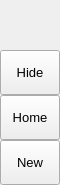
        <widget class="QFrame" name="leftMenuBg">
         <property name="minimumSize">
          <size>
           <width>60</width>
           <height>0</height>
          </size>
         </property>
         <property name="maximumSize">
          <size>
           <width>60</width>
           <height>16777215</height>
          </size>
         </property>
         <property name="frameShape">
          <enum>QFrame::NoFrame</enum>
         </property>
         <property name="frameShadow">
          <enum>QFrame::Raised</enum>
         </property>
         <layout class="QVBoxLayout" name="verticalLayout_3">
          <property name="spacing">
           <number>0</number>
          </property>
          <property name="leftMargin">
           <number>0</number>
          </property>
          <property name="topMargin">
           <number>0</number>
          </property>
          <property name="rightMargin">
           <number>0</number>
          </property>
          <property name="bottomMargin">
           <number>0</number>
          </property>
          <item>
           <widget class="QFrame" name="topLogoInfo">
            <property name="minimumSize">
             <size>
              <width>0</width>
              <height>50</height>
             </size>
            </property>
            <property name="maximumSize">
             <size>
              <width>16777215</width>
              <height>50</height>
             </size>
            </property>
            <property name="frameShape">
             <enum>QFrame::NoFrame</enum>
            </property>
            <property name="frameShadow">
             <enum>QFrame::Raised</enum>
            </property>
            <widget class="QFrame" name="topLogo">
             <property name="geometry">
              <rect>
               <x>10</x>
               <y>5</y>
               <width>42</width>
               <height>42</height>
              </rect>
             </property>
             <property name="minimumSize">
              <size>
               <width>42</width>
               <height>42</height>
              </size>
             </property>
             <property name="maximumSize">
              <size>
               <width>42</width>
               <height>42</height>
              </size>
             </property>
             <property name="frameShape">
              <enum>QFrame::NoFrame</enum>
             </property>
             <property name="frameShadow">
              <enum>QFrame::Raised</enum>
             </property>
            </widget>
            <widget class="QLabel" name="titleLeftApp">
             <property name="geometry">
              <rect>
               <x>70</x>
               <y>8</y>
               <width>160</width>
               <height>20</height>
              </rect>
             </property>
             <property name="font">
              <font>
               <family>Segoe UI Semibold</family>
               <pointsize>12</pointsize>
               <italic>false</italic>
               <bold>false</bold>
              </font>
             </property>
             <property name="text">
              <string>PyDracula</string>
             </property>
             <property name="alignment">
              <set>Qt::AlignLeading|Qt::AlignLeft|Qt::AlignTop</set>
             </property>
            </widget>
            <widget class="QLabel" name="titleLeftDescription">
             <property name="geometry">
              <rect>
               <x>70</x>
               <y>27</y>
               <width>160</width>
               <height>16</height>
              </rect>
             </property>
             <property name="maximumSize">
              <size>
               <width>16777215</width>
               <height>16</height>
              </size>
             </property>
             <property name="font">
              <font>
               <family>Segoe UI</family>
               <pointsize>8</pointsize>
               <italic>false</italic>
               <bold>false</bold>
              </font>
             </property>
             <property name="text">
              <string>Modern GUI / Flat Style</string>
             </property>
             <property name="alignment">
              <set>Qt::AlignLeading|Qt::AlignLeft|Qt::AlignTop</set>
             </property>
            </widget>
           </widget>
          </item>
          <item>
           <widget class="QFrame" name="leftMenuFrame">
            <property name="frameShape">
             <enum>QFrame::NoFrame</enum>
            </property>
            <property name="frameShadow">
             <enum>QFrame::Raised</enum>
            </property>
            <layout class="QVBoxLayout" name="verticalMenuLayout">
             <property name="spacing">
              <number>0</number>
             </property>
             <property name="leftMargin">
              <number>0</number>
             </property>
             <property name="topMargin">
              <number>0</number>
             </property>
             <property name="rightMargin">
              <number>0</number>
             </property>
             <property name="bottomMargin">
              <number>0</number>
             </property>
             <item>
              <widget class="QFrame" name="toggleBox">
               <property name="maximumSize">
                <size>
                 <width>16777215</width>
                 <height>45</height>
                </size>
               </property>
               <property name="frameShape">
                <enum>QFrame::NoFrame</enum>
               </property>
               <property name="frameShadow">
                <enum>QFrame::Raised</enum>
               </property>
               <layout class="QVBoxLayout" name="verticalLayout_4">
                <property name="spacing">
                 <number>0</number>
                </property>
                <property name="leftMargin">
                 <number>0</number>
                </property>
                <property name="topMargin">
                 <number>0</number>
                </property>
                <property name="rightMargin">
                 <number>0</number>
                </property>
                <property name="bottomMargin">
                 <number>0</number>
                </property>
                <item>
                 <widget class="QPushButton" name="toggleButton">
                  <property name="sizePolicy">
                   <sizepolicy hsizetype="Expanding" vsizetype="Fixed">
                    <horstretch>0</horstretch>
                    <verstretch>0</verstretch>
                   </sizepolicy>
                  </property>
                  <property name="minimumSize">
                   <size>
                    <width>0</width>
                    <height>45</height>
                   </size>
                  </property>
                  <property name="font">
                   <font>
                    <family>Segoe UI</family>
                    <pointsize>10</pointsize>
                    <italic>false</italic>
                    <bold>false</bold>
                   </font>
                  </property>
                  <property name="cursor">
                   <cursorShape>PointingHandCursor</cursorShape>
                  </property>
                  <property name="layoutDirection">
                   <enum>Qt::LeftToRight</enum>
                  </property>
                  <property name="styleSheet">
                   <string notr="true">background-image: url(:/icons/images/icons/icon_menu.png);</string>
                  </property>
                  <property name="text">
                   <string>Hide</string>
                  </property>
                 </widget>
                </item>
               </layout>
              </widget>
             </item>
             <item alignment="Qt::AlignTop">
              <widget class="QFrame" name="topMenu">
               <property name="frameShape">
                <enum>QFrame::NoFrame</enum>
               </property>
               <property name="frameShadow">
                <enum>QFrame::Raised</enum>
               </property>
               <layout class="QVBoxLayout" name="verticalLayout_8">
                <property name="spacing">
                 <number>0</number>
                </property>
                <property name="leftMargin">
                 <number>0</number>
                </property>
                <property name="topMargin">
                 <number>0</number>
                </property>
                <property name="rightMargin">
                 <number>0</number>
                </property>
                <property name="bottomMargin">
                 <number>0</number>
                </property>
                <item>
                 <widget class="QPushButton" name="btn_home">
                  <property name="sizePolicy">
                   <sizepolicy hsizetype="Expanding" vsizetype="Fixed">
                    <horstretch>0</horstretch>
                    <verstretch>0</verstretch>
                   </sizepolicy>
                  </property>
                  <property name="minimumSize">
                   <size>
                    <width>0</width>
                    <height>45</height>
                   </size>
                  </property>
                  <property name="font">
                   <font>
                    <family>Segoe UI</family>
                    <pointsize>10</pointsize>
                    <italic>false</italic>
                    <bold>false</bold>
                   </font>
                  </property>
                  <property name="cursor">
                   <cursorShape>PointingHandCursor</cursorShape>
                  </property>
                  <property name="layoutDirection">
                   <enum>Qt::LeftToRight</enum>
                  </property>
                  <property name="styleSheet">
                   <string notr="true">background-image: url(:/icons/images/icons/cil-home.png);</string>
                  </property>
                  <property name="text">
                   <string>Home</string>
                  </property>
                 </widget>
                </item>
                <item>
                 <widget class="QPushButton" name="btn_new">
                  <property name="sizePolicy">
                   <sizepolicy hsizetype="Expanding" vsizetype="Fixed">
                    <horstretch>0</horstretch>
                    <verstretch>0</verstretch>
                   </sizepolicy>
                  </property>
                  <property name="minimumSize">
                   <size>
                    <width>0</width>
                    <height>45</height>
                   </size>
                  </property>
                  <property name="font">
                   <font>
                    <family>Segoe UI</family>
                    <pointsize>10</pointsize>
                    <italic>false</italic>
                    <bold>false</bold>
                   </font>
                  </property>
                  <property name="cursor">
                   <cursorShape>PointingHandCursor</cursorShape>
                  </property>
                  <property name="layoutDirection">
                   <enum>Qt::LeftToRight</enum>
                  </property>
                  <property name="styleSheet">
                   <string notr="true">background-image: url(:/icons/images/icons/cil-file.png);</string>
                  </property>
                  <property name="text">
                   <string>New</string>
                  </property>
                 </widget>
                </item>
               </layout>
              </widget>
             </item>
             <item alignment="Qt::AlignBottom">
              <widget class="QFrame" name="bottomMenu">
               <property name="frameShape">
                <enum>QFrame::NoFrame</enum>
               </property>
               <property name="frameShadow">
                <enum>QFrame::Raised</enum>
               </property>
               <layout class="QVBoxLayout" name="verticalLayout_9">
                <property name="spacing">
                 <number>0</number>
                </property>
                <property name="leftMargin">
                 <number>0</number>
                </property>
                <property name="topMargin">
                 <number>0</number>
                </property>
                <property name="rightMargin">
                 <number>0</number>
                </property>
                <property name="bottomMargin">
                 <number>0</number>
                </property>
               </layout>
              </widget>
             </item>
            </layout>
           </widget>
          </item>
         </layout>
        </widget>
